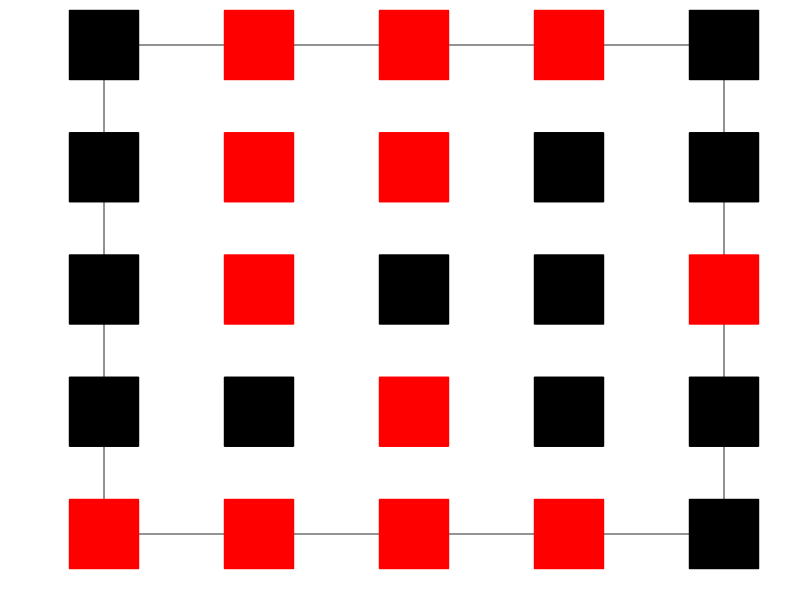

Write MATLAB code to recreate this figure. (Note: this script raises an error after producing the figure.)
% random beginning:
A=randi(2,5)-ones(5)
% type a number for the times of the iterations
count=input('type: ');

s=size(A);
% animating the iterations
for i = 1:count
    for row = 1:s(1)
        for col = 1:s(2)
            if A(row,col)==1
                plot(col,s(1)-row+1,'s', 'Markersize',50,'MarkerFaceColor','r','MarkerEdgeColor','r');
                hold on
                ani(i)=getframe;
                i=i+1;
            else
                plot(col,s(1)-row+1,'s', 'Markersize',50,'MarkerFaceColor','k','MarkerEdgeColor','k');
                hold on
                ani(i)=getframe;
                i=i+1;
            end
        end
    end
    A
    A=Turn(A);
end

B=IsPeriod([0,1,0;0,1,0;0,1,0]);
